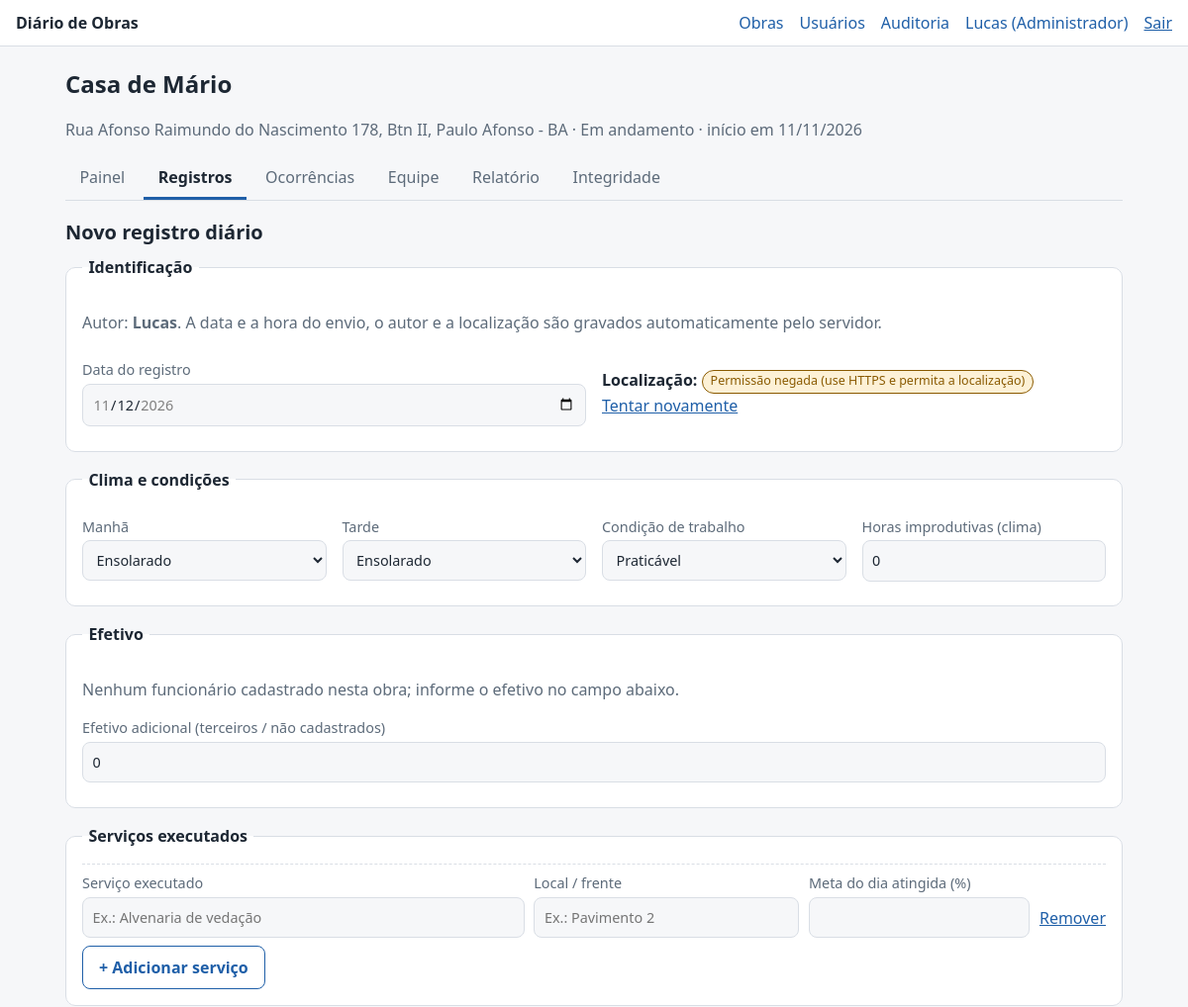
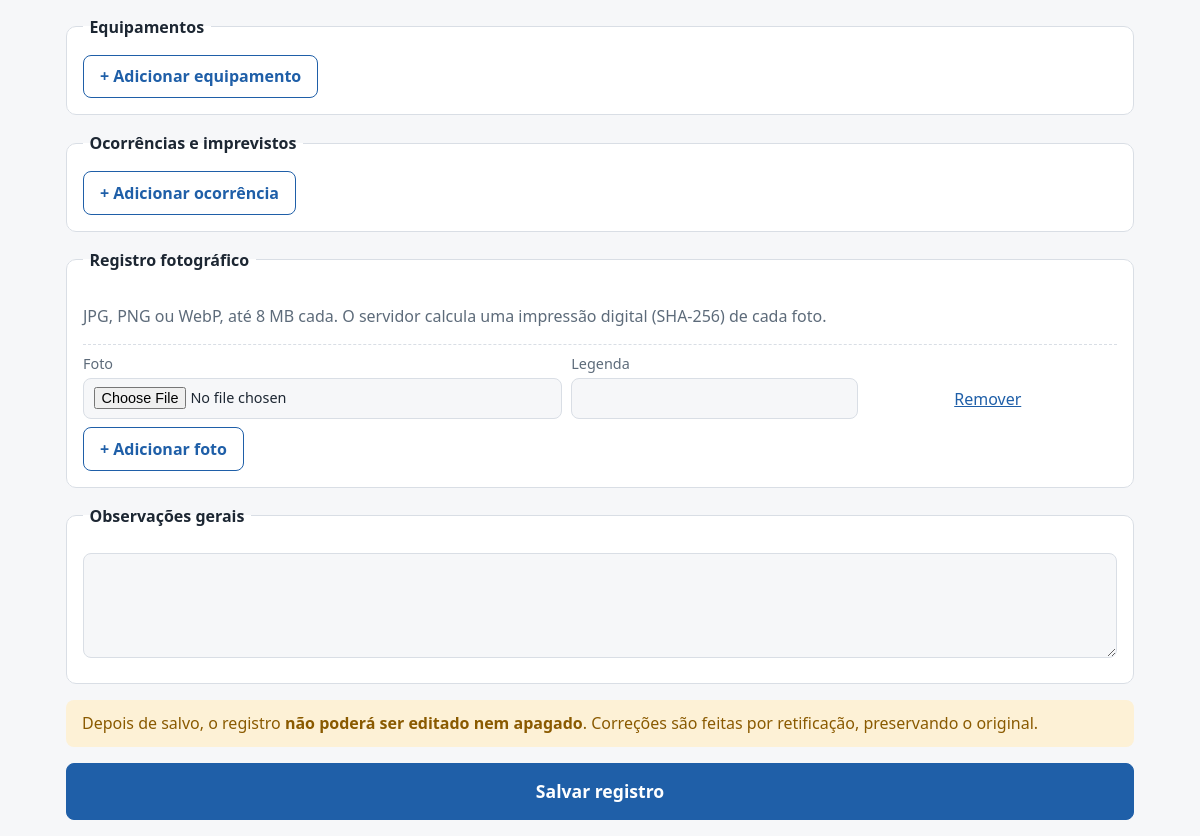
Page /obras/1/rdos/novo (signed in) on the committed database (2 pictures, top to bottom).
### tables this page shows
CREATE TABLE users (
  id INTEGER PRIMARY KEY AUTOINCREMENT,
  nome TEXT NOT NULL,
  email TEXT NOT NULL UNIQUE,
  senha_hash TEXT NOT NULL,
  perfil TEXT NOT NULL CHECK (perfil IN ('admin','gestor','campo')),
  ativo INTEGER NOT NULL DEFAULT 1,
  criado_em TEXT NOT NULL
);

CREATE TABLE obras (
  id INTEGER PRIMARY KEY AUTOINCREMENT,
  nome TEXT NOT NULL,
  endereco TEXT,
  responsavel TEXT,
  data_inicio TEXT NOT NULL,
  data_prevista_fim TEXT,
  status TEXT NOT NULL DEFAULT 'em_andamento' CHECK (status IN ('em_andamento','paralisada','concluida')),
  criado_em TEXT NOT NULL
);

### diario/rdos.py (the view, shortened to what this page needs)
@bp.route("/obras/<int:obra_id>/rdos/novo", methods=["GET", "POST"])
@security.login_required
def novo(obra_id):
    obra = security.exigir_obra(obra_id)
    if obra["status"] == "concluida":
        flash("Esta obra está concluída e não aceita novos registros.", "erro")
        return redirect(url_for("obras.painel", obra_id=obra_id))
    db = get_db()
    funcs = db.execute("SELECT * FROM funcionarios WHERE obra_id=? AND ativo=1 ORDER BY equipe, nome", (obra_id,)).fetchall()
    form = request.form if request.method == "POST" else None
    erros = []
    token = _serializador().dumps({"o": obra_id, "u": g.user["id"], "t": agora_utc()})
    return render_template("rdo_form.html", obra=obra, funcs=funcs, form=form, token=token, erros=erros), (422 if erros else 200)

### diario/db.py (called while the page is built)
def agora_utc() -> str:
    return datetime.now(timezone.utc).strftime("%Y-%m-%dT%H:%M:%SZ")

def conectar(caminho: str) -> sqlite3.Connection:
    con = sqlite3.connect(caminho, isolation_level=None, timeout=15)
    con.row_factory = sqlite3.Row
    con.execute("PRAGMA foreign_keys = ON")
    con.execute("PRAGMA journal_mode = WAL")
    return con

def get_db() -> sqlite3.Connection:
    if "db" not in g:
        g.db = conectar(current_app.config["DATABASE"])
    return g.db

### diario/rdos.py (called while the page is built)
def _serializador():
    return URLSafeTimedSerializer(current_app.secret_key, salt="form-rdo")

### diario/security.py (called while the page is built)
def csrf_token() -> str:
    if "_csrf" not in session:
        session["_csrf"] = secrets.token_urlsafe(32)
    return session["_csrf"]

def carregar_usuario() -> None:
    g.user = None
    uid = session.get("uid")
    if uid:
        u = get_db().execute("SELECT * FROM users WHERE id=? AND ativo=1", (uid,)).fetchone()
        if u:
            g.user = u
        else:
            session.clear()

def login_required(view):
    @wraps(view)
    def wrapped(*a, **kw):
        if g.user is None:
            return redirect(url_for("auth.login", next=request.path))
        return view(*a, **kw)
    return wrapped

def exigir_obra(obra_id: int):
    db = get_db()
    obra = db.execute("SELECT * FROM obras WHERE id=?", (obra_id,)).fetchone()
    if obra is None:
        abort(404)
    if g.user["perfil"] != "admin":
        vinculo = db.execute(
            "SELECT 1 FROM obra_usuarios WHERE obra_id=? AND user_id=?", (obra_id, g.user["id"])
        ).fetchone()
        if not vinculo:
            abort(404)
    return obra

### diario/utils.py (called while the page is built)
def tz():
    nome = current_app.config.get("TZ", "America/Bahia")
    try:
        from zoneinfo import ZoneInfo
        return ZoneInfo(nome)
    except Exception:  # sem base de fusos instalada (ex.: Windows sem tzdata)
        return timezone(timedelta(hours=-3))

def hoje_local() -> date:
    return datetime.now(tz()).date()

def f_data(iso_data):
    try:
        return datetime.strptime(iso_data, "%Y-%m-%d").strftime("%d/%m/%Y")
    except (TypeError, ValueError):
        return "—"

### diario/templates/rdo_form.html (shortened to what this page needs)
{% extends 'base.html' %}
{% from '_macros.html' import obra_nav, csrf with context %}
{% macro linha_serv(d='', l='', a='') %}
<div class="linha" data-linha>
  <label>Serviço executado <input name="serv_desc" maxlength="300" value="{{ d }}" placeholder="Ex.: Alvenaria de vedação"></label>
  <label>Local / frente <input name="serv_local" maxlength="150" value="{{ l }}" placeholder="Ex.: Pavimento 2"></label>
  <label>Meta do dia atingida (%) <input name="serv_ating" type="number" min="0" max="100" step="1" inputmode="numeric" value="{{ a }}"></label>
  <button type="button" class="link remover" data-remover>Remover</button>
</div>
{% endmacro %}
{% macro linha_foto() %}
<div class="linha" data-linha>
  <label>Foto <input type="file" name="foto" accept="image/jpeg,image/png,image/webp"></label>
  <label>Legenda <input name="foto_legenda" maxlength="200"></label>
  <button type="button" class="link remover" data-remover>Remover</button>
</div>
{% endmacro %}
{% block conteudo %}
{{ obra_nav(obra, 'rdos') }}
<h2>Novo registro diário</h2>
<form method="post" enctype="multipart/form-data" id="form-rdo" data-obra="{{ obra.id }}">
  <fieldset class="cartao"><legend>Identificação</legend>
    <p class="muted">Autor: <strong>{{ usuario.nome }}</strong>. A data e a hora do envio, o autor e a localização são gravados automaticamente pelo servidor.</p>
    <div class="linha-campos">
      <label>Data do registro <input type="date" name="data_ref" required min="{{ obra.data_inicio }}" max="{{ hoje }}" value="{{ form.get('data_ref') if form else hoje }}"></label>
      <div class="loc" id="loc-box">
        <strong>Localização:</strong> <span id="loc-texto" class="badge">Obtendo…</span>
        <button type="button" class="link" id="loc-retry">Tentar novamente</button>
      </div>
    </div>
  </fieldset>
  <fieldset class="cartao"><legend>Clima e condições</legend>
    <div class="linha-campos">
      <label>Manhã <select name="clima_manha" required>{% for k, v in R.clima.items() %}<option value="{{ k }}" {% if form and form.get('clima_manha')==k %}selected{% endif %}>{{ v }}</option>{% endfor %}</select></label>
      <label>Tarde <select name="clima_tarde" required>{% for k, v in R.clima.items() %}<option value="{{ k }}" {% if form and form.get('clima_tarde')==k %}selected{% endif %}>{{ v }}</option>{% endfor %}</select></label>
      <label>Condição de trabalho <select name="condicao" required>{% for k, v in R.condicao.items() %}<option value="{{ k }}" {% if form and form.get('condicao')==k %}selected{% endif %}>{{ v }}</option>{% endfor %}</select></label>
      <label>Horas improdutivas (clima) <input type="number" name="horas_improdutivas" min="0" max="24" step="0.5" inputmode="decimal" value="{{ form.get('horas_improdutivas','0') if form else '0' }}"></label>
    </div>
  </fieldset>
  <fieldset class="cartao"><legend>Efetivo</legend>
    {% if funcs %}
    <p class="muted">Marque os funcionários presentes.</p>
    <div class="checks">
      {% set marcados = form.getlist('presentes') if form else [] %}
      {% for f in funcs %}<label class="check"><input type="checkbox" name="presentes" value="{{ f.id }}" {% if f.id|string in marcados %}checked{% endif %}> {{ f.nome }} <span class="muted">({{ f.funcao }}{% if f.equipe %} · {{ f.equipe }}{% endif %})</span></label>{% endfor %}
    </div>
    {% else %}<p class="muted">Nenhum funcionário cadastrado nesta obra; informe o efetivo no campo abaixo.</p>{% endif %}
    <label>Efetivo adicional (terceiros / não cadastrados) <input type="number" name="efetivo_extra" min="0" max="500" inputmode="numeric" value="{{ form.get('efetivo_extra','0') if form else '0' }}"></label>
  </fieldset>
  <fieldset class="cartao" data-grupo="serv"><legend>Serviços executados</legend>
    <div class="linhas" data-destino>
      {% set sd = form.getlist('serv_desc') if form else [] %}{% set sl = form.getlist('serv_local') if form else [] %}{% set sa = form.getlist('serv_ating') if form else [] %}
      {% for i in range(sd|length) %}{{ linha_serv(sd[i], sl[i], sa[i]) }}{% else %}{{ linha_serv() }}{% endfor %}
    </div>
    <button type="button" class="botao sec" data-adicionar="tpl-serv">+ Adicionar serviço</button>
  </fieldset>
  <fieldset class="cartao" data-grupo="eq"><legend>Equipamentos</legend>
      {% set en = form.getlist('eq_nome') if form else [] %}{% set eh = form.getlist('eq_horas') if form else [] %}{% set es = form.getlist('eq_sit') if form else [] %}
    <button type="button" class="botao sec" data-adicionar="tpl-eq">+ Adicionar equipamento</button>
  </fieldset>
  <fieldset class="cartao" data-grupo="oc"><legend>Ocorrências e imprevistos</legend>
      {% set ot = form.getlist('oc_tipo') if form else [] %}{% set og = form.getlist('oc_grav') if form else [] %}{% set od = form.getlist('oc_desc') if form else [] %}
    <button type="button" class="botao sec" data-adicionar="tpl-oc">+ Adicionar ocorrência</button>
  </fieldset>
  <fieldset class="cartao" data-grupo="foto"><legend>Registro fotográfico</legend>
    <p class="muted">JPG, PNG ou WebP, até 8 MB cada. O servidor calcula uma impressão digital (SHA-256) de cada foto.</p>
    <div class="linhas" data-destino>{{ linha_foto() }}</div>
    <button type="button" class="botao sec" data-adicionar="tpl-foto">+ Adicionar foto</button>
  </fieldset>
  <fieldset class="cartao"><legend>Observações gerais</legend>
    <label class="largo"><textarea name="observacoes" rows="4" maxlength="4000">{{ form.get('observacoes','') if form else '' }}</textarea></label>
  </fieldset>
  <p class="aviso-imutavel">Depois de salvo, o registro <strong>não poderá ser editado nem apagado</strong>. Correções são feitas por retificação, preservando o original.</p>
  <button class="botao grande" type="submit">Salvar registro</button>
</form>
{% endblock %}

### diario/templates/base.html (shortened to what this page needs)
{% from '_macros.html' import csrf with context %}
<!doctype html>
<html lang="pt-BR">
<head>
  <link rel="stylesheet" href="{{ url_for('static', filename='css/app.css') }}">
</head>
<body {% block bodyattrs %}{% endblock %}>
<header class="topo">
  <a class="marca" href="{{ url_for('obras.lista') if usuario else url_for('auth.login') }}">Diário de Obras</a>
  {% if usuario %}
  <nav class="topo-nav" aria-label="Principal">
    <a href="{{ url_for('obras.lista') }}">Obras</a>
    {% if usuario.perfil == 'admin' %}
      <a href="{{ url_for('admin.usuarios') }}">Usuários</a>
      <a href="{{ url_for('admin.auditoria') }}">Auditoria</a>
    {% endif %}
    <a href="{{ url_for('auth.trocar_senha') }}">{{ usuario.nome.split(' ')[0] }} ({{ R.perfil[usuario.perfil] }})</a>
    <form method="post" action="{{ url_for('auth.logout') }}" class="inline">{{ csrf() }}<button class="link" type="submit">Sair</button></form>
  </nav>
  {% endif %}
</header>
<main id="conteudo" class="conteudo">
  {% block conteudo %}{% endblock %}
</main>
</body>
</html>

### diario/templates/_macros.html (shortened to what this page needs)
{% macro obra_nav(obra, ativo) %}
<div class="obra-cab">
  <h1>{{ obra.nome }}</h1>
  <p class="muted">{{ obra.endereco or 'Endereço não informado' }} · {{ R.status_obra[obra.status] }} · início em {{ obra.data_inicio|data }}</p>
</div>
<nav class="abas" aria-label="Seções da obra">
  <a href="{{ url_for('obras.painel', obra_id=obra.id) }}" {% if ativo=='painel' %}aria-current="page"{% endif %}>Painel</a>
  <a href="{{ url_for('rdos.lista', obra_id=obra.id) }}" {% if ativo=='rdos' %}aria-current="page"{% endif %}>Registros</a>
  <a href="{{ url_for('obras.ocorrencias', obra_id=obra.id) }}" {% if ativo=='ocorrencias' %}aria-current="page"{% endif %}>Ocorrências</a>
  <a href="{{ url_for('obras.funcionarios', obra_id=obra.id) }}" {% if ativo=='funcionarios' %}aria-current="page"{% endif %}>Equipe</a>
  <a href="{{ url_for('obras.relatorio', obra_id=obra.id) }}" {% if ativo=='relatorio' %}aria-current="page"{% endif %}>Relatório</a>
  {% if usuario.perfil in ('admin','gestor') %}<a href="{{ url_for('obras.integridade', obra_id=obra.id) }}" {% if ativo=='integridade' %}aria-current="page"{% endif %}>Integridade</a>{% endif %}
</nav>
{% endmacro %}

### diario/static/css/app.css (style rules this page uses)
:root { --bg:#f6f7f9;--card:#fff;--tx:#1d2733;--mut:#5d6b7a;--bd:#d9dee5;--pri:#1f5fa8;--pri-tx:#fff;--ok:#1e7a46;--ok-bg:#e3f4ea;--av:#8a5a00;--av-bg:#fdf1d6;--er:#a52a2a;--er-bg:#fbe4e4;--sel:#1f5fa8 }
* { box-sizing:border-box }
body { margin:0;background:var(--bg);color:var(--tx);font:16px/1.5 system-ui,-apple-system,"Segoe UI",Roboto,Arial,sans-serif }
a { color:var(--pri) }
h1 { font-size:1.5rem;margin:.2rem 0 .6rem }
h2 { font-size:1.25rem;margin:1.1rem 0 .5rem }
.topo { display:flex;flex-wrap:wrap;gap:.5rem 1.2rem;align-items:center;justify-content:space-between;padding:.7rem 1rem;background:var(--card);border-bottom:1px solid var(--bd) }
.marca { font-weight:700;text-decoration:none;color:var(--tx) }
.topo-nav { display:flex;flex-wrap:wrap;gap:.4rem 1rem;align-items:center }
.topo-nav a { text-decoration:none }
.conteudo { max-width:1100px;margin:0 auto;padding:1rem }
form.inline { display:inline }
button.link { background:none;border:0;color:var(--pri);cursor:pointer;font:inherit;padding:0;text-decoration:underline }
.cartao { background:var(--card);border:1px solid var(--bd);border-radius:10px;padding:1rem;margin:0 0 1rem }
fieldset.cartao { min-width:0 }
legend { font-weight:700;padding:0 .4rem }
.botao { display:inline-block;background:var(--pri);color:var(--pri-tx);border:1px solid var(--pri);border-radius:8px;padding:.55rem 1rem;font:inherit;font-weight:600;text-decoration:none;cursor:pointer }
.botao.sec { background:transparent;color:var(--pri) }
.botao.grande { width:100%;padding:.9rem;font-size:1.1rem }
label { display:block;font-size:.9rem;color:var(--mut);margin:.55rem 0 }
input,select,textarea { display:block;width:100%;margin-top:.2rem;padding:.55rem .6rem;border:1px solid var(--bd);border-radius:8px;background:var(--bg);color:var(--tx);font:inherit }
.badge { display:inline-block;font-size:.78rem;padding:.1rem .5rem;border-radius:999px;border:1px solid var(--bd);color:var(--mut);vertical-align:middle }
.badge-aviso { background:var(--av-bg);color:var(--av);border-color:var(--av) }
.muted { color:var(--mut) }
.abas { display:flex;flex-wrap:wrap;gap:.3rem;border-bottom:1px solid var(--bd);margin:.5rem 0 1rem }
.abas a { padding:.5rem .9rem;text-decoration:none;color:var(--mut);border-bottom:3px solid transparent }
.abas a[aria-current=page] { color:var(--tx);border-bottom-color:var(--pri);font-weight:600 }
.linha { display:grid;grid-template-columns:2fr 1.2fr 1fr auto;gap:.6rem;align-items:end;border-top:1px dashed var(--bd);padding:.3rem 0 }
.linha label { margin:.2rem 0 }
.linha .remover { padding-bottom:.7rem }
.linha-campos { display:grid;grid-template-columns:repeat(auto-fit,minmax(200px,1fr));gap:.2rem 1rem }
.loc { align-self:center }
.aviso-imutavel { background:var(--av-bg);color:var(--av);padding:.7rem 1rem;border-radius:8px }

### rows in the picture
users: nome "Lucas", perfil "Administrador"
obras: nome "Casa de Mário", endereco "Rua Afonso Raimundo do Nascimento 178, Btn II, Paulo Afonso - BA", status "Em andamento", data_inicio|data "11/11/2026"

### other values in the picture
form field clima_manha "Ensolarado"
form field clima_tarde "Ensolarado"
form field condicao "Praticável"
